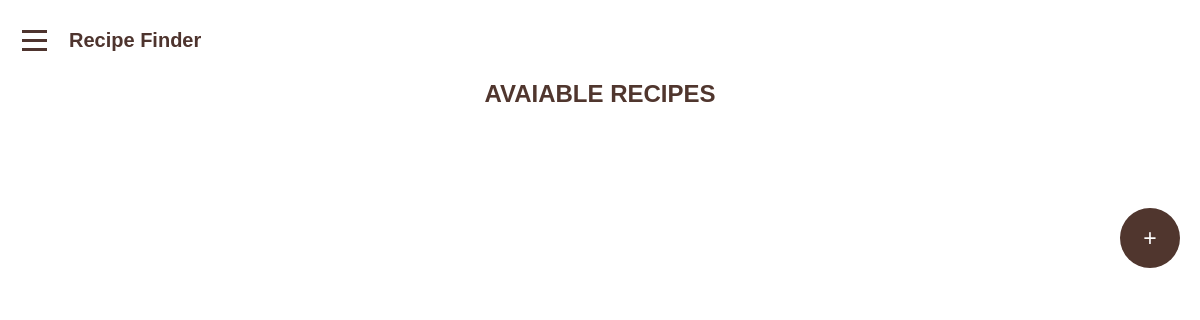
Before: /admins/view-recipes/ with the older database file.
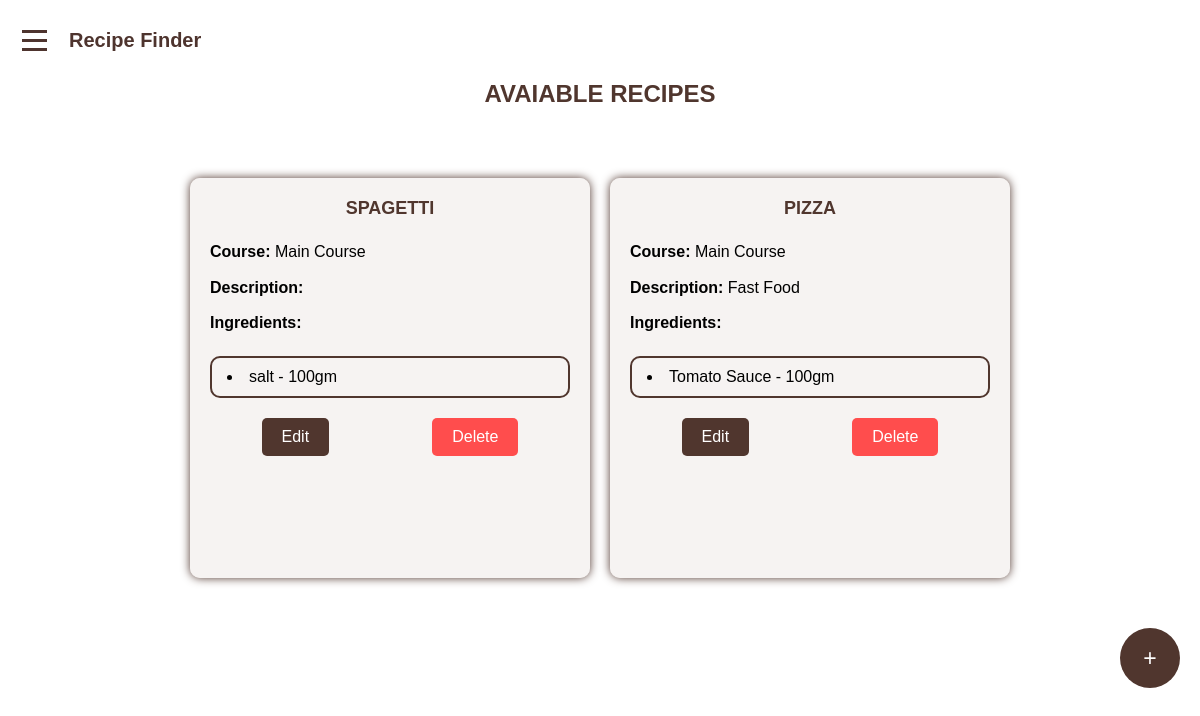
After: the same page with the newer database file.
### admins/models.py (models this page shows, shortened)
class Recipe(models.Model):
    id = models.AutoField(primary_key=True)
    name = models.CharField(max_length=100)
    description = models.TextField(null=True)
    course = models.TextField(null=True)
    duration = models.TextField(null=True)
    rate = models.IntegerField(null=True)
    instructions = models.TextField(null=True)
    image = models.ImageField(upload_to='recipes/%y/%m/%d/')
    created_at = models.DateTimeField(auto_now_add=True)
    updated_at = models.DateTimeField(auto_now=True)

class Ingredient(models.Model):
    recipe = models.ForeignKey(Recipe, on_delete=models.CASCADE, related_name='ingredients', null=True)
    name = models.CharField(max_length=100)
    quantity = models.CharField(max_length=50)

### admins/views.py (the view)
# urls.py: path('view-recipes/', view_recipes, name='view_recipes'),
@require_http_methods(["GET"])
def view_recipes(request):
    return render(request, 'view_recipes.html', {'recipes': Recipe.objects.all()})

### admins/templates/view_recipes.html (shortened to what this page needs)
<!DOCTYPE html>
<html lang="en">
<head>
    {% load static %}
    <link rel="stylesheet" href="{% static 'css/view_recipes.css' %}">
</head>
<body>
    <div class="container">
        <div class="menu-container">
            <div class="hamburger">
                <span></span>
                <span></span>
                <span></span>
            </div>
            <div class="logo">Recipe Finder</div>
        </div>
        <h2>Avaiable Recipes</h2>
        <div class="data">
            {% for recipe in recipes %}
                <div class="recipe_card">
                    <h2>{{recipe.name}}</h2>
                    <p><strong>Course:</strong> {{recipe.course}}</p>
                    <p><strong>Description:</strong> {{recipe.description}}</p>
                    <p><strong>Ingredients:</strong></p>
                    <ul>
                        {% for ingredient in recipe.ingredients.all %}
                            <li>{{ingredient.name}} - {{ingredient.quantity}}</li>
                        {% endfor %}
                    </ul>
                    <div class="buttons">
                        <button id="edit_recipe" onclick="edit_recipe('{{recipe.id}}')" type="button">Edit</button>
                        <button id="delete_recipe" onclick="delete_recipe('{{recipe.id}}')" type="button">Delete</button>
                    </div>
                </div>
            {% endfor %}
        </div>
        <button class="add">+</button>
    </div>
</body>
</html>

### admins/static/css/view_recipes.css (style rules this page uses)
* { margin: 0; padding: 0; }
body { font-family: Arial, sans-serif; height: 100%; }
.menu-container { position: fixed; top: 20px; left: 15px; display: flex; z-index: 100; align-items: center; }
.hamburger { display: flex; flex-direction: column; cursor: pointer; padding: 7px; }
.hamburger span { width: 25px; height: 3px; background:#4E342E; margin: 3px 0; transition: 0.3s; }
.logo { margin-left: 15px; font-size: 20px; font-weight: bold; color:#4E342E; }
.container { position: relative; display: flex; flex-direction: column; align-items: center; justify-content: center; }
h2 { text-align: center; margin: 80px 0 20px 0; color: #50362e; text-transform: uppercase; }
.data { display: flex; flex-wrap: wrap; justify-content: center; align-items: center; width: 100%; padding: 20px; margin-top: 20px; }
.recipe_card { margin: 10px; width: 30%; height: 360px; background-color: #efeae993; border-radius: 10px; box-shadow: 0 0 10px #50362e; padding: 20px; overflow-y: auto; overflow-x: hidden; scrollbar-width: thin; scrollbar-color: #50362e #efeae9; scroll-behavior: smooth; transition: all 0.3s ease; }
.recipe_card h2 { margin: 0 0 20px; font-size: 18px; color: #50362e; text-align: center; text-transform: uppercase; font-weight: bold; }
.recipe_card p { margin: 10px 0; line-height: 1.6; word-wrap: break-word; }
.recipe_card ul { list-style-type: disc; list-style-position: inside; margin: 20px 0; padding: 0; border: 2px solid #50362e; border-radius: 10px; }
.recipe_card ul li { margin: 5px; padding: 5px 10px; }
.buttons { display: flex; justify-content: space-around; margin-top: 20px; }
#edit_recipe { background-color: #50362e; color: #fff; padding: 10px 20px; border: none; border-radius: 5px; cursor: pointer; font-size: 16px; }
#delete_recipe { background-color: #ff4d4d; color: #fff; padding: 10px 20px; border: none; border-radius: 5px; cursor: pointer; font-size: 16px; }
.add { position: sticky; align-self: end; margin: 20px; bottom: 20px; width: 60px; height: 60px; color: white; font-size: 23px; cursor: pointer; border: none; border-radius: 50%; background-color: #50362e; transition: ease 0.3s; }

Changed rows visible on the page:
added Recipe: name "SPAGETTI", course "Main Course"
added Ingredient: name "salt", quantity "100gm", shown under "SPAGETTI"
added Recipe: name "PIZZA", course "Main Course", description "Fast Food"
added Ingredient: name "Tomato Sauce", quantity "100gm", shown under "PIZZA"
